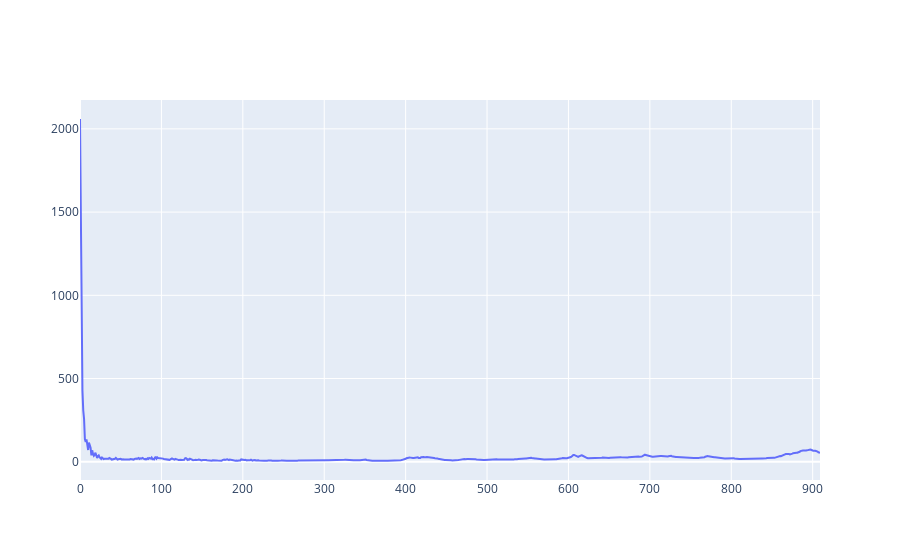

Notebook source saved alongside this figure:
### Code cell
import numpy as np
print(ls.__len__())
trace = dict(
    # x = np.linspace(0, len(ls), 1),
    y = np.array(ls),
    mode = "lines",
    name = "loss"
)
fig = go.Figure(trace)
fig.show()

### Figure 1 — Plotly figure (JSON) as saved in the notebook; plotly's stock layout.template omitted (floating-point values rounded to 4 significant figures; data arrays with more than 128 entries replaced by an {"elided": "..."} marker saying what was removed)
{"data": [{"mode": "lines", "name": "loss", "y": {"elided": "910 float values"}, "type": "scatter"}], "layout": {}}
